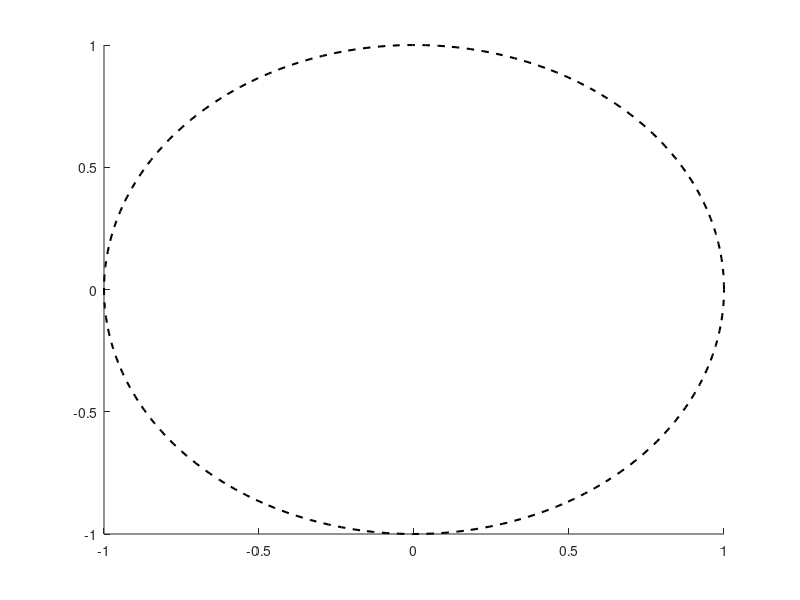

This chart was generated by the following MATLAB code: (Note: this script raises an error after producing the figure.)
% plot_Spec_kyushu_pdfs.m


%% ================================== Eigenvalues (Plain Plot)
figure('Color', 'w');
hold on;

% 1. Plot Unit Circle
theta = linspace(0, 2*pi, 300);
plot(cos(theta), sin(theta), '--k', 'LineWidth', 1.5);

% 2. Plot Eigenvalues (Re vs Im)
scatter(real(LAM), imag(LAM), 80, [0 0.4470 0.7410], 'o', 'filled', ...
    'LineWidth', 0.8);
%scatter(real(Lambda_res), imag(Lambda_res), 100, [0.8500 0.3250 0.0980], 'x', ...
  %  'LineWidth', 1.5, 'DisplayName', '$\Lambda_{\mathrm{res}}$');

% 3. Axis Formatting & Bounds
axis equal;
axis([-1.5, 1.5, -1.5, 1.5]);
grid on; box on;

% Set axis tick mark font size and LaTeX interpreter
ax = gca;
ax.FontSize = 20;
ax.TickLabelInterpreter = 'latex';

% Labels, Title & Legend
xlabel('$\mathrm{Re}(\lambda)$', 'Interpreter', 'latex', 'FontSize', 25);
ylabel('$\mathrm{Im}(\lambda)$', 'Interpreter', 'latex', 'FontSize', 25);
title('Eigenvalues', 'Interpreter', 'latex', 'FontSize', 22);
%legend('Interpreter', 'latex', 'FontSize', 16, 'Location', 'best');

% 4. Vector Export
exportgraphics(gcf, 'KE_evals_woRes.pdf', 'ContentType', 'vector', 'BackgroundColor', 'none');


%% Additionla-ZOOM-in----lots of lines

figure('Color', 'w', 'Position', [100, 100, 900, 650]);
hold on;

% Define colors
c_dmd  = [0.4, 0.4, 0.4];
c_kedmd  = [0.8500, 0.3250, 0.0980];
c_dual = [0.2, 0.4, 0.8];


% --- 1. Main Plot (All Ensembles + Means) ---
M = size(er1_all, 1);
for m = 1:M
    plot(er2_all(m,:), 'Color', [c_dmd, 0.15],  'LineWidth', 1, 'HandleVisibility', 'off')
    plot(er3_all(m,:), 'Color', [c_kedmd, 0.15],  'LineWidth', 1, 'HandleVisibility', 'off')
    plot(er1_all(m,:), 'Color', [c_dual, 0.15], 'LineWidth', 1, 'HandleVisibility', 'off')
end

plot(mean(er2_all, 1), '--', 'Color', c_dmd,  'LineWidth', 2, 'DisplayName', 'DMD (mean)')
plot(mean(er3_all, 1), '-',  'Color', c_kedmd,  'LineWidth', 2, 'DisplayName', 'KeDMD (mean)')
plot(mean(er1_all, 1), '-.', 'Color', c_dual, 'LineWidth', 2, 'DisplayName', 'DualKoop-RKHS (mean)')

% Main Axes Formatting
set(gca, 'YScale', 'log', 'TickLabelInterpreter', 'latex', 'FontSize', 25);
grid on; box on;
title('Relative Forecast Errors Comparison', 'Interpreter', 'latex', 'FontSize', 18);
xlabel('Lead Time (Snapshots)', 'Interpreter', 'latex', 'FontSize', 18);
ylabel('Relative Forecast Error', 'Interpreter', 'latex', 'FontSize', 18);
legend('Interpreter', 'latex', 'FontSize', 16, 'Location', 'northwest');


% --- 2. Inset Zoom Plot (KeDMD vs DualKoop-RKHS in Log Scale) ---
% Position: [left, bottom, width, height]
axes('Position', [0.48, 0.22, 0.40, 0.38]);
hold on;

% Plot ensemble lines for KeDMD and DualKoop only
for m = 1:M
    plot(er3_all(m,:), 'Color', [c_kedmd, 0.2],  'LineWidth', 0.8, 'HandleVisibility', 'off');
    plot(er1_all(m,:), 'Color', [c_dual, 0.2], 'LineWidth', 0.8, 'HandleVisibility', 'off');
end

% Plot mean lines
plot(mean(er3_all, 1), '-',  'Color', c_kedmd,  'LineWidth', 2);
plot(mean(er1_all, 1), '-.', 'Color', c_dual, 'LineWidth', 2);

% Inset Formatting (Log Scale)
set(gca, 'YScale', 'log', 'TickLabelInterpreter', 'latex', 'FontSize', 18);
grid on; box on;
title('\textbf{Zoomed: KeDMD vs DualKoop}', 'Interpreter', 'latex', 'FontSize', 16);

% Auto-tight y-limits around KeDMD and DualKoop data
y_min_zoom = min([er1_all(:); er3_all(:)]);
y_max_zoom = max([er1_all(:); er3_all(:)]);
xlim([1, size(er1_all, 2)]);
ylim([y_min_zoom * 0.9, y_max_zoom * 1.1]);


% --- 3. Export Vector Graphics PDF ---
exportgraphics(gcf, 'ensemble_weather_error_lines.pdf', ...
    'ContentType', 'vector', 'BackgroundColor', 'none');

%% ==============Bar ZOOM-------------


figure('Color', 'w', 'Position', [100, 100, 800, 600]);

c_dmd   = [0.0000 0.4470 0.7410]; % Blue
c_kedmd = [0.8500 0.3250 0.0980]; % Terracotta / Red
c_spec  = [0.9290 0.6940 0.1250]; % Orange


% --- 1. Main Bar Plot ---
b = bar(1:3, rmse_values, 'FaceColor', 'flat', 'BarWidth', 0.5);
b.CData(1,:) = c_dmd;
b.CData(2,:) = c_kedmd;
b.CData(3,:) = c_spec;

% Apply LaTeX interpreter to X-tick labels and axes
set(gca, 'TickLabelInterpreter', 'latex', ...
    'XTick', 1:3, ...
    'XTickLabel', {'\textrm{DMD}', '\textrm{KeDMD}', '\textrm{DualKoop}'});
grid on; box on;
ylabel('RMSE', 'Interpreter', 'latex', 'FontSize', 18);
title('Forecast Error Comparison (RMSE)', 'Interpreter', 'latex', 'FontSize', 18);
set(gca, 'FontSize', 20);


% --- 2. Inset Plot for Small Values (Shifted Slightly Down) ---
% Position: [left, bottom, width, height]
axes('Position', [0.50, 0.32, 0.38, 0.38]); % Changed bottom from 0.45 to 0.32
b_inset = bar(2:3, rmse_values(2:3), 'FaceColor', 'flat', 'BarWidth', 0.5);
b_inset.CData(1,:) = c_kedmd;
b_inset.CData(2,:) = c_spec;

% Apply LaTeX interpreter to inset plot
set(gca, 'TickLabelInterpreter', 'latex', ...
    'XTick', 2:3, ...
    'XTickLabel', {'\textrm{KeDMD}', '\textrm{DualKoop}'});
title('\textbf{Zoomed (KeDMD vs DualKoop)}', 'Interpreter', 'latex', 'FontSize', 11);
grid on; box on;
set(gca, 'FontSize', 14);


% --- 3. Export Vector Graphics PDF ---
exportgraphics(gcf, 'ensemble_overall_rmse_bar_1.pdf', ...
    'ContentType', 'vector', 'BackgroundColor', 'none');



%% ===================Zoom in =============

figure('Color', 'w', 'Position', [100, 100, 900, 650]);
hold on;

% --- 1. Data Preparation ---
N_steps = size(er1_all, 2);
t_vec   = 1:N_steps;
x_poly  = [t_vec, fliplr(t_vec)];

% Compute min-max shaded ranges across ensembles (dim 1)
min1 = min(er1_all, [], 1); max1 = max(er1_all, [], 1);
min2 = min(er2_all, [], 1); max2 = max(er2_all, [], 1);
min3 = min(er3_all, [], 1); max3 = max(er3_all, [], 1);

% Colors
% c_dmd  = [0.0000, 0.4470, 0.7410];
% c_ked  = [0.8500, 0.3250, 0.0980];
% c_dual = [0.9290, 0.6940, 0.1250];

c_dmd   = [0.0000 0.4470 0.7410]; % Blue
c_kedmd = [0.8500 0.3250 0.0980]; % Terracotta / Red
c_spec  = [0.9290 0.6940 0.1250]; % Orange

% --- 2. Main Plot (All 3 Methods) ---
fill(x_poly, [max2, fliplr(min2)], c_dmd,  'FaceAlpha', 0.2, 'EdgeColor', 'none', 'HandleVisibility', 'off');
fill(x_poly, [max3, fliplr(min3)], c_kedmd,  'FaceAlpha', 0.2, 'EdgeColor', 'none', 'HandleVisibility', 'off');
fill(x_poly, [max1, fliplr(min1)], c_dual, 'FaceAlpha', 0.2, 'EdgeColor', 'none', 'HandleVisibility', 'off');

plot(mean(er2_all, 1), '--', 'Color', c_dmd,  'LineWidth', 2, 'DisplayName', 'DMD (mean)');
plot(mean(er3_all, 1), '-',  'Color', c_kedmd,  'LineWidth', 2, 'DisplayName', 'KeDMD (mean)');
plot(mean(er1_all, 1), '-.', 'Color', c_dual, 'LineWidth', 2, 'DisplayName', 'DualKoop-RKHS (mean)');

% Main Axes Formatting (Main plot x and y tick font size set to 20)
set(gca, 'YScale', 'log', 'TickLabelInterpreter', 'latex', 'FontSize', 26);
grid on; box on;

title('Relative Forecast Errors Comparison', 'Interpreter', 'latex', 'FontSize', 18);
xlabel('Lead Time (Snapshots)', 'Interpreter', 'latex', 'FontSize', 18);
ylabel('Relative Forecast Error', 'Interpreter', 'latex', 'FontSize', 18);
legend('Interpreter', 'latex', 'FontSize', 16, 'Location', 'northwest');

% --- 3. Inset Zoom Plot (KeDMD vs DualKoop-RKHS) ---
% Position: [left, bottom, width, height]
axes('Position', [0.50, 0.22, 0.38, 0.38]);
hold on;

% Plot shaded areas for KeDMD and DualKoop
fill(x_poly, [max3, fliplr(min3)], c_kedmd,  'FaceAlpha', 0.25, 'EdgeColor', 'none', 'HandleVisibility', 'off');
fill(x_poly, [max1, fliplr(min1)], c_dual, 'FaceAlpha', 0.25, 'EdgeColor', 'none', 'HandleVisibility', 'off');

% Plot mean lines for KeDMD and DualKoop
plot(mean(er3_all, 1), '-',  'Color', c_kedmd,  'LineWidth', 2);
plot(mean(er1_all, 1), '-.', 'Color', c_dual, 'LineWidth', 2);

% Inset Formatting
set(gca, 'TickLabelInterpreter', 'latex', 'FontSize', 18);
grid on; box on;
title('\textbf{Zoomed: KeDMD vs DualKoop}', 'Interpreter', 'latex', 'FontSize', 12);

% Automatically adjust inset Y-limits based on KeDMD and DualKoop values
y_min_zoom = min([min1, min3]);
y_max_zoom = max([max1, max3]);
xlim([1, N_steps]);
ylim([y_min_zoom * 0.9, y_max_zoom * 1.1]);

% --- 4. Export Vector Graphics PDF ---
exportgraphics(gcf, 'ensemble_shallow_weather_error_1.pdf', ...
    'ContentType', 'vector', 'BackgroundColor', 'none');

%==============Zoom in cdmd ====
%=================================

figure
hold on
p1 = plot(0:steps, log(mean(mean_obs_kedmd_all, 2)), 'linewidth', 3, 'color', [0.8500 0.3250 0.0980]);
p2 = plot(0:steps, log(mean(mean_obs_kmd_all, 2)), '-.','linewidth', 3, 'color', [0.9290 0.6940 0.1250]);
p3 = plot(0:steps, log(mean(mean_obs_exact_all, 2)), '--', 'linewidth', 3, 'color', [0 0.4470 0.7410]);
grid on; box on;

% Set axis tick mark font size and tick label interpreter
ax = gca;
ax.FontSize = 20; % Tick numbers font size
ax.TickLabelInterpreter = 'latex'; % Ensures tick numbers match LaTeX style

title('Mean forecast comparison', 'fontsize', 18, 'interpreter', 'latex')
xlabel('Lead Time (Snapshots)', 'interpreter', 'latex', 'fontsize', 18)
ylabel('Mean Prediction', 'interpreter', 'latex', 'fontsize', 18)
legend([p3 p1 p2], {'DMD', 'KeDMD', 'DualKoop-RKHS'}, 'interpreter', 'latex', 'fontsize', 16, 'location', 'best')

exportgraphics(gcf, 'ensemble_prediction_mean.pdf', 'ContentType', 'vector', 'BackgroundColor', 'none')


%=====================
figure
semilogy(0:steps, (mean(Kx0_er_all, 2)), 'linewidth', 3, 'color', [0.9290 0.6940 0.1250])
grid on; box on;

% Set axis tick mark font size and tick label interpreter
ax = gca;
ax.FontSize = 22; % Tick numbers font size
ax.TickLabelInterpreter = 'latex'; % Ensures tick numbers match LaTeX style

title('Relative forecast error for kernel function', 'fontsize', 18, 'interpreter', 'latex')
xlabel('Lead Time (Snapshots)', 'interpreter', 'latex', 'fontsize', 22)
ylabel('Relative Forecast Error', 'interpreter', 'latex', 'fontsize', 22)
legend({'DualKoop-RKHS'}, 'interpreter', 'latex', 'fontsize', 16, 'location', 'best')

exportgraphics(gcf, 'ensemble_prediction_kernel_error.pdf', 'ContentType', 'vector', 'BackgroundColor', 'none')

%================
figure
er_obs = mean(abs(obs_exact_all - mean_obs_kmd_all).^2 ./ abs(obs_exact_all).^2, 2);
semilogy(0:steps, (er_obs), 'linewidth', 3, 'color', [0.9290 0.6940 0.1250])
grid on; box on;

% Set axis tick mark font size and tick label interpreter
ax = gca;
ax.FontSize =22; % Tick numbers font size
ax.TickLabelInterpreter = 'latex'; % Ensures tick numbers match LaTeX style

title('Mean relative forecast error', 'fontsize', 18, 'interpreter', 'latex')
xlabel('Lead Time (Snapshots)', 'interpreter', 'latex', 'fontsize', 22)
ylabel('Relative Forecast Error', 'interpreter', 'latex', 'fontsize', 22)
legend({'DualKoop-RKHS'}, 'interpreter', 'latex', 'fontsize', 16, 'location', 'best')

exportgraphics(gcf, 'ensemble_error_mean.pdf', 'ContentType', 'vector', 'BackgroundColor', 'none')


%%   ===================Revised
figure('Color', 'w', 'Position', [100, 100, 900, 650]);
hold on;

% Define colors
c_dmd  = [0.4, 0.4, 0.4];
c_kedmd  = [0.8500, 0.3250, 0.0980];
c_dual = [0.2, 0.4, 0.8];

% --- 1. Main Plot (All Ensembles + Means) ---
M = size(er1_all, 1);
for m = 1:M
    plot(er2_all(m,:), 'Color', [c_dmd, 0.15],  'LineWidth', 1, 'HandleVisibility', 'off')
    plot(er3_all(m,:), 'Color', [c_kedmd, 0.15],  'LineWidth', 1, 'HandleVisibility', 'off')
    plot(er1_all(m,:), 'Color', [c_dual, 0.15], 'LineWidth', 1, 'HandleVisibility', 'off')
end
plot(mean(er2_all, 1), '--', 'Color', c_dmd,  'LineWidth', 2, 'DisplayName', 'DMD (mean)')
plot(mean(er3_all, 1), '-',  'Color', c_kedmd,  'LineWidth', 2, 'DisplayName', 'KeDMD (mean)')
plot(mean(er1_all, 1), '-.', 'Color', c_dual, 'LineWidth', 2, 'DisplayName', 'DualKoop-RKHS (mean)')

% Main Axes Formatting
set(gca, 'YScale', 'log', 'TickLabelInterpreter', 'latex', 'FontSize', 25);
grid on; box on;
title('Relative Forecast Errors Comparison', 'Interpreter', 'latex', 'FontSize', 18);
xlabel('Lead Time (Snapshots)', 'Interpreter', 'latex', 'FontSize', 18);
ylabel('Relative Forecast Error', 'Interpreter', 'latex', 'FontSize', 18);

% Legend moved to bottom-middle, horizontal layout, outside the axes
legend('Interpreter', 'latex', 'FontSize', 16, ...
    'Location', 'southoutside', 'Orientation', 'horizontal');

mainAx = gca;

% --- 2. Inset Zoom Plot (DMD only — deviation-from-mean view), moved UP ---
zoomAx = axes('Position', [0.48, 0.55, 0.40, 0.35]);
hold on;

dmd_mean = mean(er2_all, 1);          % 1 x N
dev = er2_all - dmd_mean;             % M x N, deviation of each member from mean

cmap = gray(M+2);
for m = 1:M
    plot(dev(m,:), 'Color', [cmap(m+1,:), 0.8], 'LineWidth', 1.2, 'HandleVisibility', 'off');
end
plot(zeros(1, size(er2_all,2)), '--', 'Color', [0.4, 0.4, 0.4], 'LineWidth', 2);  % mean = 0 line

set(gca, 'YScale', 'linear', 'TickLabelInterpreter', 'latex', 'FontSize', 18);
grid on; box on;
title('\textbf{DMD: Deviation from Mean}', 'Interpreter', 'latex', 'FontSize', 16);
xlabel('Lead Time', 'Interpreter', 'latex', 'FontSize', 14);
ylabel('Error $-$ Mean', 'Interpreter', 'latex', 'FontSize', 14);

xlim([1, size(er2_all, 2)]);
y_range = max(dev(:)) - min(dev(:));
ylim([min(dev(:)) - 0.1*y_range, max(dev(:)) + 0.1*y_range]);

ax = gca;
ax.YAxis.Exponent = floor(log10(max(abs(dev(:))))); % auto scientific notation

% --- 3. Export Vector Graphics PDF ---
exportgraphics(gcf, 'ensemble_weather_error_lines.pdf', ...
    'ContentType', 'vector', 'BackgroundColor', 'none');


%%   ====================kernel_error_all 

figure
hold on;

% Define color
c_kernel = [0.9290, 0.6940, 0.1250];

x = 0:steps;

% Compute mean, min, max across the ensemble dimension (columns)
m_kernel  = mean(Kx0_er_all, 2)';   % 1 x (steps+1)
lo_kernel = min(Kx0_er_all, [], 2)';
hi_kernel = max(Kx0_er_all, [], 2)';

% Shaded ensemble spread (min-max envelope)
fill([x, fliplr(x)], [lo_kernel, fliplr(hi_kernel)], c_kernel, ...
    'FaceAlpha', 0.2, 'EdgeColor', 'none', 'HandleVisibility', 'off');

% Mean line on top
semilogy(x, m_kernel, 'LineWidth', 3, 'Color', c_kernel, ...
    'DisplayName', 'DualKoop-RKHS')

set(gca, 'YScale', 'log')
grid on; box on;

% Set axis tick mark font size and tick label interpreter
ax = gca;
ax.FontSize = 20;
ax.TickLabelInterpreter = 'latex';

title('Relative forecast error for kernel function', 'fontsize', 18, 'interpreter', 'latex')
xlabel('Lead Time (Snapshots)', 'interpreter', 'latex', 'fontsize', 18)
ylabel('Relative Forecast Error', 'interpreter', 'latex', 'fontsize', 18)
legend('interpreter', 'latex', 'fontsize', 16, 'location', 'best')

exportgraphics(gcf, 'ensemble_prediction_kernel_error_all.pdf', ...
    'ContentType', 'vector', 'BackgroundColor', 'none')



%%======================================================
figure('Color', 'w', 'Position', [100, 100, 1400, 450])

c_ked  = [0.8500, 0.3250, 0.0980];
c_kmd  = [0.9290, 0.6940, 0.1250];
c_exct = [0, 0.4470, 0.7410];

x = 0:steps;

% --- Panel 1: DMD  (mean_obs_exact_all, blue, matches original p3) ---
subplot(1,3,1); hold on;
lo_exct = log(min(mean_obs_exact_all, [], 2))';
hi_exct = log(max(mean_obs_exact_all, [], 2))';
fill([x, fliplr(x)], [lo_exct, fliplr(hi_exct)], c_exct, ...
    'FaceAlpha', 0.25, 'EdgeColor', 'none', 'HandleVisibility', 'off');
plot(x, log(mean(mean_obs_exact_all, 2)), '--', 'linewidth', 2.5, 'color', c_exct);
grid on; box on;
ax = gca; ax.FontSize = 20; ax.TickLabelInterpreter = 'latex';
title('DMD', 'interpreter', 'latex', 'fontsize', 16)
xlabel('Lead Time', 'interpreter', 'latex', 'fontsize', 14)
ylabel('Prediction', 'interpreter', 'latex', 'fontsize', 14)

% --- Panel 2: KeDMD  (mean_obs_kedmd_all, orange, matches original p1) ---
subplot(1,3,2); hold on;
lo_ked = log(min(mean_obs_kedmd_all, [], 2))';
hi_ked = log(max(mean_obs_kedmd_all, [], 2))';
fill([x, fliplr(x)], [lo_ked, fliplr(hi_ked)], c_ked, ...
    'FaceAlpha', 0.25, 'EdgeColor', 'none', 'HandleVisibility', 'off');
plot(x, log(mean(mean_obs_kedmd_all, 2)), 'linewidth', 2.5, 'color', c_ked);
grid on; box on;
ax = gca; ax.FontSize = 20; ax.TickLabelInterpreter = 'latex';
title('KeDMD', 'interpreter', 'latex', 'fontsize', 16)
xlabel('Lead Time', 'interpreter', 'latex', 'fontsize', 14)

% --- Panel 3: DualKoop-RKHS  (mean_obs_kmd_all, yellow, matches original p2) ---
subplot(1,3,3); hold on;
lo_kmd = log(min(mean_obs_kmd_all, [], 2))';
hi_kmd = log(max(mean_obs_kmd_all, [], 2))';
fill([x, fliplr(x)], [lo_kmd, fliplr(hi_kmd)], c_kmd, ...
    'FaceAlpha', 0.25, 'EdgeColor', 'none', 'HandleVisibility', 'off');
plot(x, log(mean(mean_obs_kmd_all, 2)), '-.', 'linewidth', 2.5, 'color', c_kmd);
grid on; box on;
ax = gca; ax.FontSize = 20; ax.TickLabelInterpreter = 'latex';
title('DualKoop-RKHS', 'interpreter', 'latex', 'fontsize', 16)
xlabel('Lead Time', 'interpreter', 'latex', 'fontsize', 14)

sgtitle('Forecast Comparison (per-method scale)', 'interpreter', 'latex', 'fontsize', 18)

exportgraphics(gcf, 'ensemble_prediction_mean_panels.pdf', 'ContentType', 'vector', 'BackgroundColor', 'none')


%%======================================================
figure('Color', 'w', 'Position', [100, 100, 1400, 450])
c_ked  = [0.8500, 0.3250, 0.0980];
c_kmd  = [0.9290, 0.6940, 0.1250];
c_exct = [0, 0.4470, 0.7410];
x = 0:steps;

% --- Panel 1: DMD ---
subplot(1,3,1); hold on;
lo_exct = log(min(mean_obs_exact_all, [], 2))';
hi_exct = log(max(mean_obs_exact_all, [], 2))';
fill([x, fliplr(x)], [lo_exct, fliplr(hi_exct)], c_exct, ...
    'FaceAlpha', 0.25, 'EdgeColor', 'none', 'HandleVisibility', 'off');
plot(x, log(mean(mean_obs_exact_all, 2)), '--', 'linewidth', 2.5, 'color', c_exct, 'DisplayName', 'DMD');
grid on; box on;
ax = gca; ax.FontSize = 22; ax.TickLabelInterpreter = 'latex';
%title('DMD', 'interpreter', 'latex', 'fontsize', 22)
xlabel('Lead Time', 'interpreter', 'latex', 'fontsize', 22)
ylabel('Prediction', 'interpreter', 'latex', 'fontsize', 22)
legend('Interpreter', 'latex', 'FontSize', 18, 'Location', 'best');

% --- Panel 2: KeDMD ---
subplot(1,3,2); hold on;
lo_ked = log(min(mean_obs_kedmd_all, [], 2))';
hi_ked = log(max(mean_obs_kedmd_all, [], 2))';
fill([x, fliplr(x)], [lo_ked, fliplr(hi_ked)], c_ked, ...
    'FaceAlpha', 0.25, 'EdgeColor', 'none', 'HandleVisibility', 'off');
plot(x, log(mean(mean_obs_kedmd_all, 2)), '-', 'linewidth', 2.5, 'color', c_ked, 'DisplayName', 'KeDMD');
grid on; box on;
ax = gca; ax.FontSize = 22; ax.TickLabelInterpreter = 'latex';
%title('KeDMD', 'interpreter', 'latex', 'fontsize', 22)
xlabel('Lead Time', 'interpreter', 'latex', 'fontsize', 22)
legend('Interpreter', 'latex', 'FontSize', 18, 'Location', 'best');

% --- Panel 3: DualKoop-RKHS ---
subplot(1,3,3); hold on;
lo_kmd = log(min(mean_obs_kmd_all, [], 2))';
hi_kmd = log(max(mean_obs_kmd_all, [], 2))';
fill([x, fliplr(x)], [lo_kmd, fliplr(hi_kmd)], c_kmd, ...
    'FaceAlpha', 0.25, 'EdgeColor', 'none', 'HandleVisibility', 'off');
plot(x, log(mean(mean_obs_kmd_all, 2)), '-.', 'linewidth', 2.5, 'color', c_kmd, 'DisplayName', 'DualKoop-RKHS');
grid on; box on;
ax = gca; ax.FontSize = 22; ax.TickLabelInterpreter = 'latex';
%title('DualKoop-RKHS', 'interpreter', 'latex', 'fontsize', 22)
xlabel('Lead Time', 'interpreter', 'latex', 'fontsize', 22)
legend('Interpreter', 'latex', 'FontSize', 18, 'Location', 'best');

sgtitle('Forecast Comparison (per-method scale)', 'interpreter', 'latex', 'fontsize', 24)
exportgraphics(gcf, 'ensemble_prediction_mean_panels.pdf', 'ContentType', 'vector', 'BackgroundColor', 'none')

%% === One palnel ensemble-prediction-mean-shaoow
figure('Color', 'w', 'Position', [100, 100, 900, 600])
hold on;

c_ked  = [0.8500, 0.3250, 0.0980];
c_kmd  = [0.9290, 0.6940, 0.1250];
c_exct = [0, 0.4470, 0.7410];

x = 0:steps;

% --- Shaded bands (min-max across ensemble, log space) ---
% EdgeColor is set (thin) so a very narrow band stays visible as an outline
lo_exct = log(min(mean_obs_exact_all, [], 2))';
hi_exct = log(max(mean_obs_exact_all, [], 2))';
fill([x, fliplr(x)], [lo_exct, fliplr(hi_exct)], c_exct, ...
    'FaceAlpha', 0.25, 'EdgeColor', c_exct, 'LineWidth', 0.5, 'HandleVisibility', 'off');

lo_ked = log(min(mean_obs_kedmd_all, [], 2))';
hi_ked = log(max(mean_obs_kedmd_all, [], 2))';
fill([x, fliplr(x)], [lo_ked, fliplr(hi_ked)], c_ked, ...
    'FaceAlpha', 0.25, 'EdgeColor', c_ked, 'LineWidth', 0.5, 'HandleVisibility', 'off');

lo_kmd = log(min(mean_obs_kmd_all, [], 2))';
hi_kmd = log(max(mean_obs_kmd_all, [], 2))';
fill([x, fliplr(x)], [lo_kmd, fliplr(hi_kmd)], c_kmd, ...
    'FaceAlpha', 0.25, 'EdgeColor', c_kmd, 'LineWidth', 0.5, 'HandleVisibility', 'off');

% --- Mean lines on top ---
p1 = plot(x, log(mean(mean_obs_exact_all, 2)),  '--', 'LineWidth', 2.5, 'Color', c_exct);
p2 = plot(x, log(mean(mean_obs_kedmd_all, 2)),  '-',  'LineWidth', 2.5, 'Color', c_ked);
p3 = plot(x, log(mean(mean_obs_kmd_all, 2)),    '-.', 'LineWidth', 2.5, 'Color', c_kmd);

grid on; box on;
ax = gca; ax.FontSize = 22; ax.TickLabelInterpreter = 'latex';
xlabel('Lead Time', 'Interpreter', 'latex', 'FontSize', 22)
ylabel('Prediction', 'Interpreter', 'latex', 'FontSize', 22)
title('Forecast Comparison', 'Interpreter', 'latex', 'FontSize', 24)
legend([p1 p2 p3], {'DMD', 'KeDMD', 'DualKoop-RKHS'}, ...
    'Interpreter', 'latex', 'FontSize', 18, 'Location', 'best');

exportgraphics(gcf, 'ensemble_prediction_mean_one_panel.pdf', ...
    'ContentType', 'vector', 'BackgroundColor', 'none')

%% Spaltial modes 

%% Specific Location (Kumamoto)
lat_sub = weatherDat2021AUG_ensemble0.dat_lat;  % 140x149
lon_sub = weatherDat2021AUG_ensemble0.dat_lon;  % 140x149
shapefile_path = 'D:\Susuki Lab\Testing_Code\data-weather\Data_250401\ne_10m_coastline\ne_10m_coastline.shp';
S = shaperead(shapefile_path);

targetLat = 32.803; targetLon = 130.708;
dist = sqrt((lat_sub - targetLat).^2 + (lon_sub - targetLon).^2);
[minDist, Kumamoto_Locatidx] = min(dist(:));
[r, c] = ind2sub(size(lat_sub), Kumamoto_Locatidx);
fprintf('Kumamoto is at Index: %d (Row: %d, Col: %d)\n', Kumamoto_Locatidx, r, c);

%% Plot spatial modes
fig = figure('Color','w','Position',[100 100 1200 900]);
colormap(brighten(redblueTecplot(21), -0.55));
mode_indices = [1,3,5,7,9,11,13,15,17];

pp = 1;
for j = mode_indices
    % 1. Eigenvalue, eigenvector, residual
    L   = Lambda_res(j);
    F_j = F_res(:, j);
    r_j = res_verif(j);

    % 2. Reconstruct spatial mode and phase align
    Phi = ((G * F_j) \ (X.')).';
    u   = Phi;
    u   = real(u * exp(1i * mean(angle(u))));

    % 3. Map land vector to 2D grid
    v = nan(size(lon_sub));
    v(nLAND) = u(:);
    mode_map = abs(v);
    mag_L = abs(L);

    % 4. Subplot
    subplot(3, 3, pp);
    p_plot = pcolor(lon_sub, lat_sub, mode_map);
    p_plot.EdgeColor = 'none';
    shading interp;
    axis equal tight;
    set(gca, 'YDir', 'normal');

    c_max = max(mode_map(:), [], 'omitnan');
    c_min = min(mode_map(:), [], 'omitnan');
    if ~isnan(c_min) && ~isnan(c_max) && c_min ~= c_max
        clim([c_min, c_max]);
    end
    colorbar;
    hold on;

    % Coastline
    for kk = 1:length(S)
        plot(S(kk).X, S(kk).Y, 'k-', 'LineWidth', 1.5);
    end

    %% mark Kumamoto
    plot(lon_sub(r,c), lat_sub(r,c), 'p', ...
        'MarkerSize', 12, 'MarkerFaceColor', 'g', 'MarkerEdgeColor', 'k');
    hold off;

    title(sprintf('$V_{%d}$: $|\\lambda|=%.3f$, Res$=%.3f$', j, mag_L, r_j), ...
        'Interpreter', 'latex', 'FontSize', 10);
    xlabel('Lon ($^\circ$E)', 'Interpreter', 'latex');
    ylabel('Lat ($^\circ$N)', 'Interpreter', 'latex');
    xlim([min(lon_sub(:)), max(lon_sub(:))]);
    ylim([min(lat_sub(:)), max(lat_sub(:))]);

    pp = pp + 1;
end

% sgtitle('Dual Koopman spatial modes $V_j$', ...
%     'Interpreter', 'latex', 'FontSize', 14, 'FontWeight', 'bold');

exportgraphics(fig, 'top_9_dual_spatial_modes_r1.pdf', ...
    'ContentType', 'vector', 'BackgroundColor', 'none');

%%  Zoom in -shallow- plots 

figure('Color', 'w', 'Position', [100, 100, 900, 650]);
hold on;

% --- 1. Data Preparation ---
N_steps = size(er1_all, 2);
t_vec   = 1:N_steps;
x_poly  = [t_vec, fliplr(t_vec)];

% Compute min-max shaded ranges across ensembles (dim 1)
min1 = min(er1_all, [], 1); max1 = max(er1_all, [], 1);
min2 = min(er2_all, [], 1); max2 = max(er2_all, [], 1);
min3 = min(er3_all, [], 1); max3 = max(er3_all, [], 1);

% Colors
c_dmd  = [0.0000, 0.4470, 0.7410];
c_kedmd  = [0.8500, 0.3250, 0.0980];
c_dual = [0.9290, 0.6940, 0.1250];

% --- 2. Main Plot (All 3 Methods) ---
fill(x_poly, [max2, fliplr(min2)], c_dmd,  'FaceAlpha', 0.2, 'EdgeColor', 'none', 'HandleVisibility', 'off');
fill(x_poly, [max3, fliplr(min3)], c_kedmd,  'FaceAlpha', 0.2, 'EdgeColor', 'none', 'HandleVisibility', 'off');
fill(x_poly, [max1, fliplr(min1)], c_dual, 'FaceAlpha', 0.2, 'EdgeColor', 'none', 'HandleVisibility', 'off');

plot(mean(er2_all, 1), '--', 'Color', c_dmd,  'LineWidth', 2, 'DisplayName', 'DMD (mean)');
plot(mean(er3_all, 1), '-',  'Color', c_kedmd,  'LineWidth', 2, 'DisplayName', 'KeDMD (mean)');
plot(mean(er1_all, 1), '-.', 'Color', c_dual, 'LineWidth', 2, 'DisplayName', 'DualKoop-RKHS (mean)');

% Main Axes Formatting
set(gca, 'YScale', 'log', 'TickLabelInterpreter', 'latex', 'FontSize', 25);
grid on; box on;
title('Relative Forecast Errors Comparison', 'Interpreter', 'latex', 'FontSize', 18);
xlabel('Lead Time (Snapshots)', 'Interpreter', 'latex', 'FontSize', 18);
ylabel('Relative Forecast Error', 'Interpreter', 'latex', 'FontSize', 18);
legend('Interpreter', 'latex', 'FontSize', 15, 'Location', 'northwest');

% --- 3. Inset Zoom Plot (KeDMD vs DualKoop-RKHS) ---
% Position: [left, bottom, width, height]
axes('Position', [0.50, 0.22, 0.38, 0.38]);
hold on;

% Plot shaded areas for KeDMD and DualKoop
fill(x_poly, [max3, fliplr(min3)], c_kedmd,  'FaceAlpha', 0.25, 'EdgeColor', 'none', 'HandleVisibility', 'off');
fill(x_poly, [max1, fliplr(min1)], c_dual, 'FaceAlpha', 0.25, 'EdgeColor', 'none', 'HandleVisibility', 'off');

% Plot mean lines for KeDMD and DualKoop
plot(mean(er3_all, 1), '-',  'Color', c_kedmd,  'LineWidth', 2);
plot(mean(er1_all, 1), '-.', 'Color', c_dual, 'LineWidth', 2);

% Inset Formatting
set(gca, 'TickLabelInterpreter', 'latex', 'FontSize', 16);
grid on; box on;
title('\textbf{Zoomed: KeDMD vs DualKoop}', 'Interpreter', 'latex', 'FontSize', 14);

% Automatically adjust inset Y-limits based on KeDMD and DualKoop values
y_min_zoom = min([min1, min3]);
y_max_zoom = max([max1, max3]);
xlim([1, N_steps]);
ylim([y_min_zoom * 0.9, y_max_zoom * 1.1]);

% --- 4. Export Vector Graphics PDF ---
exportgraphics(gcf, 'ensemble_shallow_weather_error_1.pdf', ...
    'ContentType', 'vector', 'BackgroundColor', 'none');


%%============================== Lines plots 

figure('Color', 'w', 'Position', [100, 100, 900, 650]);
hold on;

% Define colors
c_dmd  = [0.4, 0.4, 0.4];
c_kedmd  = [0.8500, 0.3250, 0.0980];
c_dual = [0.2, 0.4, 0.8];
% c_dmd  = [0.0000, 0.4470, 0.7410];
% c_kedmd  = [0.8500, 0.3250, 0.0980];
% c_dual = [0.9290, 0.6940, 0.1250];

% --- 1. Main Plot (All Ensembles + Means) ---
M = size(er1_all, 1);
for m = 1:M
    plot(er2_all(m,:), 'Color', [c_dmd, 0.15],  'LineWidth', 1, 'HandleVisibility', 'off')
    plot(er3_all(m,:), 'Color', [c_kedmd, 0.15],  'LineWidth', 1, 'HandleVisibility', 'off')
    plot(er1_all(m,:), 'Color', [c_dual, 0.15], 'LineWidth', 1, 'HandleVisibility', 'off')
end

plot(mean(er2_all, 1), '--', 'Color', c_dmd,  'LineWidth', 2, 'DisplayName', 'DMD (mean)')
plot(mean(er3_all, 1), '-',  'Color', c_kedmd,  'LineWidth', 2, 'DisplayName', 'KeDMD (mean)')
plot(mean(er1_all, 1), '-.', 'Color', c_dual, 'LineWidth', 2, 'DisplayName', 'DualKoop-RKHS (mean)')

% Main Axes Formatting
set(gca, 'YScale', 'log', 'TickLabelInterpreter', 'latex', 'FontSize', 25);
grid on; box on;
title('Relative Forecast Errors Comparison', 'Interpreter', 'latex', 'FontSize', 22);
xlabel('Lead Time (Snapshots)', 'Interpreter', 'latex', 'FontSize', 20);
ylabel('Relative Forecast Error', 'Interpreter', 'latex', 'FontSize', 20);
legend('Interpreter', 'latex', 'FontSize', 18, 'Location', 'northwest');


% --- 2. Inset Zoom Plot (KeDMD vs DualKoop-RKHS in Log Scale) ---
% Position: [left, bottom, width, height]
axes('Position', [0.48, 0.22, 0.40, 0.38]);
hold on;

% Plot ensemble lines for KeDMD and DualKoop only
for m = 1:M
    plot(er3_all(m,:), 'Color', [c_kedmd, 0.2],  'LineWidth', 0.8, 'HandleVisibility', 'off');
    plot(er1_all(m,:), 'Color', [c_dual, 0.2], 'LineWidth', 0.8, 'HandleVisibility', 'off');
end

% Plot mean lines
plot(mean(er3_all, 1), '-',  'Color', c_kedmd,  'LineWidth', 2);
plot(mean(er1_all, 1), '-.', 'Color', c_dual, 'LineWidth', 2);

% Inset Formatting (Log Scale)
set(gca, 'YScale', 'log', 'TickLabelInterpreter', 'latex', 'FontSize', 18);
grid on; box on;
title('\textbf{Zoomed: KeDMD vs DualKoop}', 'Interpreter', 'latex', 'FontSize', 18);

% Auto-tight y-limits around KeDMD and DualKoop data
y_min_zoom = min([er1_all(:); er3_all(:)]);
y_max_zoom = max([er1_all(:); er3_all(:)]);
xlim([1, size(er1_all, 2)]);
ylim([y_min_zoom * 0.9, y_max_zoom * 1.1]);


% --- 3. Export Vector Graphics PDF ---
exportgraphics(gcf, 'ensemble_weather_error_lines.pdf', ...
    'ContentType', 'vector', 'BackgroundColor', 'none');


%%%% bar 

%% Bar plot: Relatev error


%% ==============Bar ZOOM-------------
c_dmd  = [0.4, 0.4, 0.4];
c_kedmd  = [0.8500, 0.3250, 0.0980];
c_dual = [0.2, 0.4, 0.8];
c_spec= [0.2, 0.4, 0.8];
figure('Color', 'w', 'Position', [100, 100, 800, 600]);

% --- 1. Main Bar Plot ---
b = bar(1:3, rmse_values, 'FaceColor', 'flat', 'BarWidth', 0.5);
b.CData(1,:) = c_dmd;
b.CData(2,:) = c_kedmd;
b.CData(3,:) = c_spec;

% Apply LaTeX interpreter to X-tick labels and axes
set(gca, 'TickLabelInterpreter', 'latex', ...
    'XTick', 1:3, ...
    'XTickLabel', {'\textrm{DMD}', '\textrm{KeDMD}', '\textrm{DualKoop}'});
grid on; box on;
ylabel('RMSE', 'Interpreter', 'latex', 'FontSize', 18);
title('Forecast Error Comparison', 'Interpreter', 'latex', 'FontSize', 18);
set(gca, 'FontSize', 22);


% --- 2. Inset Plot for Small Values (Shifted Slightly Down) ---
% Position: [left, bottom, width, height]
axes('Position', [0.50, 0.32, 0.38, 0.38]); % Changed bottom from 0.45 to 0.32
b_inset = bar(2:3, rmse_values(2:3), 'FaceColor', 'flat', 'BarWidth', 0.5);
b_inset.CData(1,:) = c_kedmd;
b_inset.CData(2,:) = c_spec;

% Apply LaTeX interpreter to inset plot
set(gca, 'TickLabelInterpreter', 'latex', ...
    'XTick', 2:3, ...
    'XTickLabel', {'\textrm{KeDMD}', '\textrm{DualKoop}'});
title('\textbf{Zoomed (KeDMD vs DualKoop)}', 'Interpreter', 'latex', 'FontSize', 11);
grid on; box on;
set(gca, 'FontSize', 14);


% --- 3. Export Vector Graphics PDF ---
exportgraphics(gcf, 'ensemble_overall_rmse_bar_1.pdf', ...
    'ContentType', 'vector', 'BackgroundColor', 'none');
